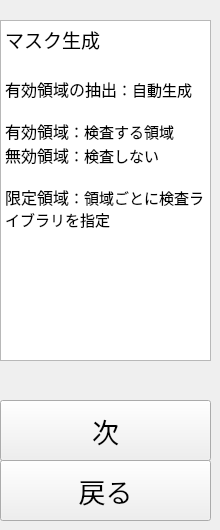
     <widget class="QWidget" name="page_10">
      <widget class="QTextEdit" name="textEdit_8">
       <property name="geometry">
        <rect>
         <x>0</x>
         <y>20</y>
         <width>211</width>
         <height>341</height>
        </rect>
       </property>
       <property name="readOnly">
        <bool>true</bool>
       </property>
       <property name="html">
        <string>&lt;!DOCTYPE HTML PUBLIC &quot;-//W3C//DTD HTML 4.0//EN&quot; &quot;http://www.w3.org/TR/REC-html40/strict.dtd&quot;&gt;
&lt;html&gt;&lt;head&gt;&lt;meta name=&quot;qrichtext&quot; content=&quot;1&quot; /&gt;&lt;meta charset=&quot;utf-8&quot; /&gt;&lt;style type=&quot;text/css&quot;&gt;
p, li { white-space: pre-wrap; }
hr { height: 1px; border-width: 0; }
li.unchecked::marker { content: &quot;\2610&quot;; }
li.checked::marker { content: &quot;\2612&quot;; }
&lt;/style&gt;&lt;/head&gt;&lt;body style=&quot; font-family:'Yu Gothic UI'; font-size:9pt; font-weight:400; font-style:normal;&quot;&gt;
&lt;p style=&quot; margin-top:0px; margin-bottom:0px; margin-left:0px; margin-right:0px; -qt-block-indent:0; text-indent:0px;&quot;&gt;&lt;span style=&quot; font-family:'MS UI Gothic'; font-size:14pt;&quot;&gt;マスク生成&lt;/span&gt;&lt;/p&gt;
&lt;p style=&quot;-qt-paragraph-type:empty; margin-top:0px; margin-bottom:0px; margin-left:0px; margin-right:0px; -qt-block-indent:0; text-indent:0px; font-family:'MS UI Gothic'; font-size:14pt;&quot;&gt;&lt;br /&gt;&lt;/p&gt;
&lt;p style=&quot; margin-top:0px; margin-bottom:0px; margin-left:0px; margin-right:0px; -qt-block-indent:0; text-indent:0px;&quot;&gt;&lt;span style=&quot; font-family:'MS UI Gothic'; font-size:12pt;&quot;&gt;有効領域の抽出&lt;/span&gt;&lt;span style=&quot; font-family:'MS UI Gothic'; font-size:11pt;&quot;&gt;：自動生成&lt;/span&gt;&lt;/p&gt;
&lt;p style=&quot;-qt-paragraph-type:empty; margin-top:0px; margin-bottom:0px; margin-left:0px; margin-right:0px; -qt-block-indent:0; text-indent:0px; font-family:'MS UI Gothic'; font-size:11pt;&quot;&gt;&lt;br /&gt;&lt;/p&gt;
&lt;p style=&quot; margin-top:0px; margin-bottom:0px; margin-left:0px; margin-right:0px; -qt-block-indent:0; text-indent:0px;&quot;&gt;&lt;span style=&quot; font-family:'MS UI Gothic'; font-size:12pt;&quot;&gt;有効領域&lt;/span&gt;&lt;span style=&quot; font-family:'MS UI Gothic'; font-size:11pt;&quot;&gt;：検査する領域&lt;/span&gt;&lt;/p&gt;
&lt;p style=&quot; margin-top:0px; margin-bottom:0px; margin-left:0px; margin-right:0px; -qt-block-indent:0; text-indent:0px;&quot;&gt;&lt;span style=&quot; font-family:'MS UI Gothic'; font-size:12pt;&quot;&gt;無効領域&lt;/span&gt;&lt;span style=&quot; font-family:'MS UI Gothic'; font-size:11pt;&quot;&gt;：検査しない&lt;/span&gt;&lt;/p&gt;
&lt;p style=&quot;-qt-paragraph-type:empty; margin-top:0px; margin-bottom:0px; margin-left:0px; margin-right:0px; -qt-block-indent:0; text-indent:0px; font-family:'MS UI Gothic'; font-size:11pt;&quot;&gt;&lt;br /&gt;&lt;/p&gt;
&lt;p style=&quot; margin-top:0px; margin-bottom:0px; margin-left:0px; margin-right:0px; -qt-block-indent:0; text-indent:0px;&quot;&gt;&lt;span style=&quot; font-family:'MS UI Gothic'; font-size:12pt;&quot;&gt;限定領域&lt;/span&gt;&lt;span style=&quot; font-family:'MS UI Gothic'; font-size:11pt;&quot;&gt;：領域ごとに検査ライブラリを指定&lt;/span&gt;&lt;/p&gt;
&lt;p style=&quot;-qt-paragraph-type:empty; margin-top:0px; margin-bottom:0px; margin-left:0px; margin-right:0px; -qt-block-indent:0; text-indent:0px; font-family:'MS UI Gothic';&quot;&gt;&lt;br /&gt;&lt;/p&gt;&lt;/body&gt;&lt;/html&gt;</string>
       </property>
      </widget>
      <widget class="QPushButton" name="PushButtonMaskNext1">
       <property name="geometry">
        <rect>
         <x>0</x>
         <y>400</y>
         <width>211</width>
         <height>61</height>
        </rect>
       </property>
       <property name="font">
        <font>
         <family>MS UI Gothic</family>
         <pointsize>20</pointsize>
        </font>
       </property>
       <property name="styleSheet">
        <string notr="true"/>
       </property>
       <property name="text">
        <string>次</string>
       </property>
       <property name="checkable">
        <bool>false</bool>
       </property>
       <property name="checked">
        <bool>false</bool>
       </property>
       <property name="autoDefault">
        <bool>false</bool>
       </property>
       <property name="default">
        <bool>false</bool>
       </property>
       <property name="flat">
        <bool>false</bool>
       </property>
      </widget>
      <widget class="QPushButton" name="PushButtonMaskPrev1">
       <property name="geometry">
        <rect>
         <x>0</x>
         <y>460</y>
         <width>211</width>
         <height>61</height>
        </rect>
       </property>
       <property name="font">
        <font>
         <family>MS UI Gothic</family>
         <pointsize>20</pointsize>
        </font>
       </property>
       <property name="styleSheet">
        <string notr="true"/>
       </property>
       <property name="text">
        <string>戻る</string>
       </property>
       <property name="checkable">
        <bool>false</bool>
       </property>
       <property name="checked">
        <bool>false</bool>
       </property>
       <property name="autoDefault">
        <bool>false</bool>
       </property>
       <property name="default">
        <bool>false</bool>
       </property>
       <property name="flat">
        <bool>false</bool>
       </property>
      </widget>
     </widget>
